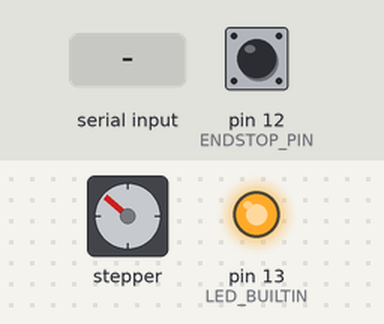
This program was run on a simulated Arduino Mega 2560, built with avr-gcc and run on an emulated ATmega2560. Parts: stepper motor, output pins drawn as LEDs (lit = HIGH). Wiring (inferred from the names in the program): stepper motor driver (200 steps per turn assumed): step A3; direction A1. Inputs (shaded band) come from the test bench; at power-on: pin 12 (ENDSTOP_PIN) HIGH. Pins used as bus, display or sensor lines are not drawn.

Above: at 1.2 s.
1.3 s: pin 12 (ENDSTOP_PIN) pulled LOW for 0.15 s
At 1.65 s:
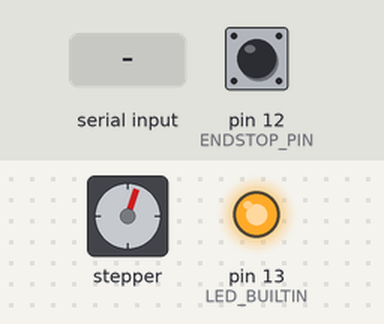
3.5 s: "HOME\n" received over Serial
At 3.65 s:
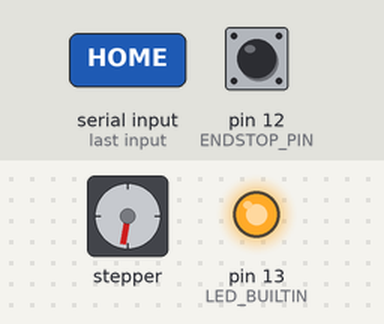
6.5 s: pin 12 (ENDSTOP_PIN) pulled LOW for 1 s
9.0 s: "HOME\n" received over Serial
At 9.15 s:
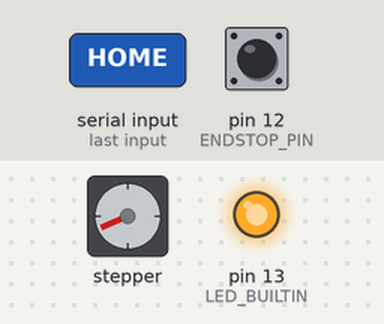
Timing chart, 0 to 20.4 s (numbered marks = the images above; inputs shaded):
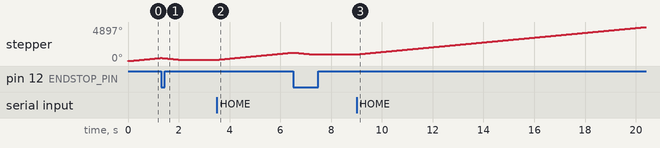

Measured:
- after the input at 3.5 s, stepper: keeps turning clockwise at about 345°/s, starting at once
- after the input at 9.0 s, stepper: keeps turning clockwise at about 345°/s, starting at once

The program:

main.cpp
```cpp
#include <Arduino.h>
#include "Pins.h"
#include "SteeringController.h"
#include "CommManager.h"
#include "ThrottleController.h"

SteeringController steeringController(DIR_PIN, STEP_PIN, ENDSTOP_PIN);
CommManager commManager;
ThrottleController throttleController;

void setup()
{
    steeringController.init();
    commManager.init(&Serial, false);
    pinMode(LED_BUILTIN, OUTPUT);
    while (!throttleController.init())
    {
        digitalWrite(LED_BUILTIN, HIGH);
        delay(100);
        digitalWrite(LED_BUILTIN, LOW);
        delay(100);
    }
    // throttleController.testSweep();
    digitalWrite(LED_BUILTIN, HIGH);
}

void loop()
{
    steeringController.eventLoop();

    if (steeringController.isHomed())
    {
        commManager.eventLoop();

        if (commManager.homeSteering)
        {
            steeringController.homed = false;
            commManager.homeSteering = false;
            return;
        }

        throttleController.setThrottlePosition(commManager.getSpeed());
        steeringController.setPosition(commManager.getSteeringPosition());
    }
}
```

CommManager.h
```cpp
#ifndef COMM_MANAGER_H
#define COMM_MANAGER_H

#include <Arduino.h>

class CommManager
{
private:
    HardwareSerial *serial;
    bool echo = false;
    unsigned long messageLastRecieved = 0;
    int16_t steeringPosition = 0;
    uint8_t speed = 0;

    void parseData(String &data);

public:
    CommManager();
    void init(HardwareSerial *serial, bool echo = false);

    bool homeSteering = false;

    uint8_t getSpeed();
    int16_t getSteeringPosition();

    void sendObstacleStatus(bool pObstacleDetected);
    void eventLoop();
};

#endif // COMM_MANAGER_H
```

SteeringController.h
```cpp
#ifndef STEERING_CONTROLLER_H
#define STEERING_CONTROLLER_H

#include <Arduino.h>

// TODO: determine step angle
// TODO: determine max/min steering position
// TODO: implement homing procedure

typedef enum
{
    LEFT,
    RIGHT
} SteeringDirection;

class SteeringController
{
private:
    int16_t currentPosition;
    uint16_t remainingStepCount;

    uint8_t dirPin, stepPin;
    uint8_t endStopPin;
    uint16_t periodMin = 250, periodMax = 3000;
    uint8_t steeringSpeed = 15;

    SteeringDirection direction;

    unsigned long speed2Period(uint8_t speed);

    void home();
    void step(uint16_t nrOfSteps, SteeringDirection dir);

public:
    bool homed = false;

    SteeringController(uint8_t dirPin, uint8_t stepPin, uint8_t endStopPin);
    void init();
    bool isHomed();
    void setPosition(int16_t position);
    void eventLoop();
};

#endif // STEERING_CONTROLLER_H
```

ThrottleController.h
```cpp
#ifndef THROTTLE_CONTROLLER_H
#define THROTTLE_CONTROLLER_H

#include "Arduino.h"
#include "Adafruit_MCP4725.h"

class ThrottleController
{
private:
  Adafruit_MCP4725 *dac = nullptr;

  const double minVoltage = 1.0;
  const double lowVoltageThreshold = 1.3;
  const double highVoltageThreshold = 3.5;

  uint16_t calculateDacValueFromVoltage(double pVoltage);

public:
  ThrottleController();
  bool init();
  void setThrottlePosition(uint8_t pThrottlePosition);
  void testSweep();
};

#endif // THROTTLE_CONTROLLER_H
```

CommManager.cpp
```cpp
#include "CommManager.h"

CommManager::CommManager()
{
}

void CommManager::init(HardwareSerial *serial, bool echo)
{
    this->serial = serial;
    this->echo = echo;
    this->serial->begin(115200);
}

void CommManager::sendObstacleStatus(bool pObstacleDetected)
{
    this->serial->println(pObstacleDetected ? F("OD") : F("OC"));
}

void CommManager::parseData(String &data)
{
    // S:100,P:-50
    this->speed = data.substring(data.indexOf(F("S:")) + 2).toInt();
    this->steeringPosition = data.substring(data.indexOf(F("P:")) + 2).toInt();
    this->steeringPosition = map(this->steeringPosition, -35, 35, -100, 100);

    if (this->echo)
    {
        this->serial->print(F("Recieved: "));
        this->serial->println(data);
        this->serial->print(F("Speed: "));
        this->serial->println(this->speed);
        this->serial->print(F("Steering position: "));
        this->serial->println(this->steeringPosition);
    }
}

void CommManager::eventLoop()
{
    if (millis() - this->messageLastRecieved >= 400)
    {
        this->speed = 0;
        this->steeringPosition = 0;
    }

    Serial.setTimeout(10);
    static String data = "";
    static bool dataReady = false;

    int tChar = this->serial->read();

    if (tChar != -1 && tChar != 0 && (isAlphaNumeric(tChar) || tChar == ',' || tChar == ':' || tChar == '-'))
        data += (char)tChar;

    if ((char)tChar == '\n')
        dataReady = true;

    if (dataReady) // if data is recieved
    {
        this->messageLastRecieved = millis();
        data.toUpperCase();

        if (data == "CHK")
        {
            for (uint8_t i = 0; i < 3; i++)
                Serial.print(F("OK\n"));
        }

        else if (data == "HOME")
        {
            this->homeSteering = true;
        }

        else
            this->parseData(data);

        data = "";
        dataReady = false;
    }
}

uint8_t CommManager::getSpeed()
{
    return this->speed;
}

int16_t CommManager::getSteeringPosition()
{
    return this->steeringPosition;
}
```

SteeringController.cpp
```cpp
#include "SteeringController.h"

SteeringController::SteeringController(uint8_t dirPin, uint8_t stepPin, uint8_t endStopPin)
{
    this->dirPin = dirPin;
    this->stepPin = stepPin;
    this->endStopPin = endStopPin;

    this->currentPosition = 0;
    this->remainingStepCount = 0;
}

void SteeringController::init()
{
    Serial.begin(115200);
    pinMode(dirPin, OUTPUT);
    pinMode(stepPin, OUTPUT);
    pinMode(endStopPin, INPUT_PULLUP);
}

void SteeringController::home()
{
    if (digitalRead(endStopPin) == HIGH)
    {
        step(1, RIGHT);
    }
    else
    {
        this->currentPosition = 145;
        this->step(145, LEFT);
        this->homed = true;
    }
}

void SteeringController::step(uint16_t nrOfSteps, SteeringDirection dir)
{
    if (nrOfSteps == 0)
        return;

    static SteeringDirection lastDir = RIGHT;

    digitalWrite(dirPin, (uint8_t)dir);
    if (lastDir != dir)
    {
        delay(1);
        lastDir = dir;
    }
    this->direction = dir;
    this->remainingStepCount = nrOfSteps;
}

bool SteeringController::isHomed()
{
    return this->homed;
}

void SteeringController::eventLoop()
{
    static unsigned long lastStepTime = 0;
    static bool stepPinState = LOW;
    static unsigned long period = speed2Period(steeringSpeed);

    if (!homed)
    {
        home();
    }

    if (remainingStepCount > 0)
    {
        if (micros() - lastStepTime >= period)
        {
            digitalWrite(stepPin, stepPinState);
            stepPinState = !stepPinState;
            lastStepTime = micros();

            if (stepPinState == HIGH) // driver steps on rising edge
            {
                remainingStepCount--;

                if (this->direction)
                    this->currentPosition++;
                else
                    this->currentPosition--;
            }
        }
    }

    else
    {
        digitalWrite(stepPin, LOW);
    }
}

void SteeringController::setPosition(int16_t position)
{
    step(abs(position - currentPosition), (position > currentPosition ? RIGHT : LEFT));
}

unsigned long SteeringController::speed2Period(uint8_t speed)
{
    return map(speed, 0, 100, periodMax, periodMin);
}
```

ThrottleController.cpp
```cpp
#include "ThrottleController.h"

ThrottleController::ThrottleController()
{
  if (this->dac == nullptr)
  {
    this->dac = new Adafruit_MCP4725();
  }
}

bool ThrottleController::init()
{
  bool retVal = this->dac->begin(0x60);
  if (retVal)
    this->dac->setVoltage(calculateDacValueFromVoltage(minVoltage), true);
  return retVal;
}

uint16_t ThrottleController::calculateDacValueFromVoltage(double pVoltage)
{
  double voltage = 0;
  if (pVoltage <= 0)
  {
    voltage = minVoltage;
  }
  else if ((pVoltage + lowVoltageThreshold) < this->highVoltageThreshold)
  {
    voltage = pVoltage + lowVoltageThreshold;
  }
  else
  {
    voltage = this->highVoltageThreshold;
  }

  return (voltage / 5.0) * 4095;
}

void ThrottleController::setThrottlePosition(uint8_t pThrottlePosition)
{
  uint8_t throttlePosition = (pThrottlePosition > 20) ? 20 : pThrottlePosition; // Limit pitch to 20 degrees
  long voltageX100 = map(throttlePosition, 0, 25, 0, 45); // 0-20 degrees of pitch to 0-1.75 volts
  double voltage = voltageX100 / 100.0;

  this->dac->setVoltage(calculateDacValueFromVoltage(voltage), false);
}

void ThrottleController::testSweep()
{
  for (uint16_t i = 0; i < 4095; i++)
  {
    this->dac->setVoltage(i, false);
    delay(5);
  }

  delay(1000);

  for (uint16_t i = 4095; i > 0; i--)
  {
    this->dac->setVoltage(i, false);
    delay(5);
  }
}
```

Pins.h
```cpp
#ifndef PINS_H
#define PINS_H

#include <Arduino.h>

#define DIR_PIN A1
#define STEP_PIN A3
#define ENDSTOP_PIN 12

#endif // PINS_H
```
